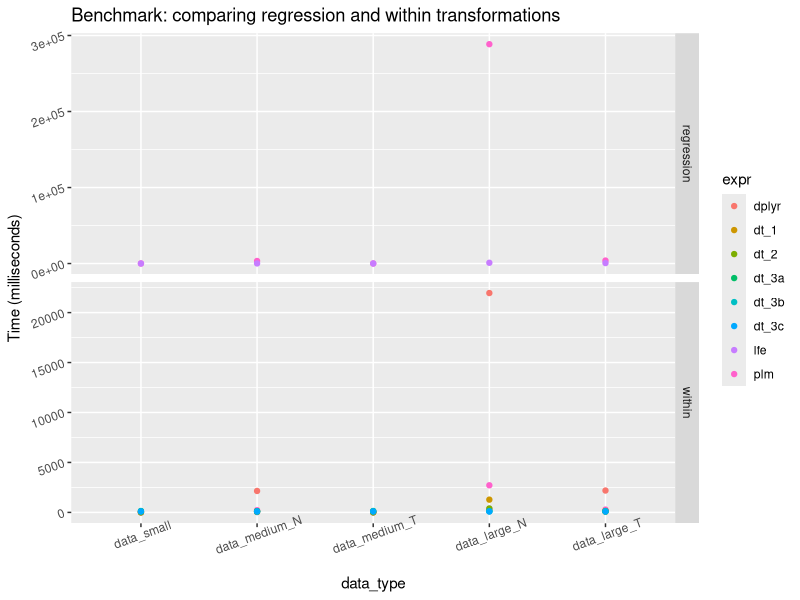
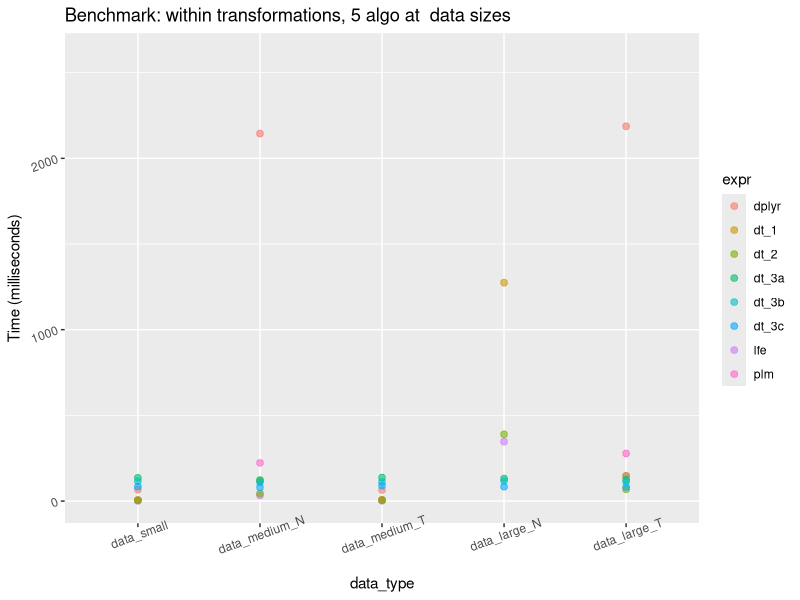
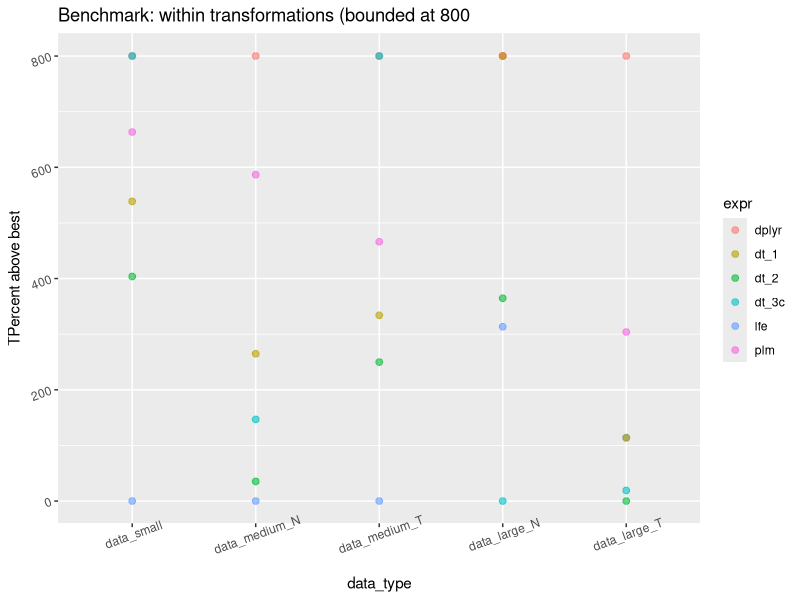
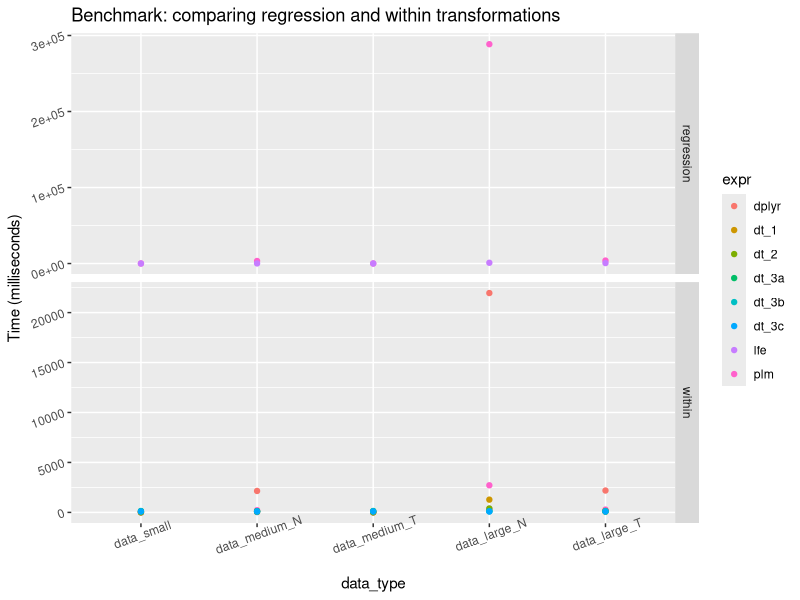
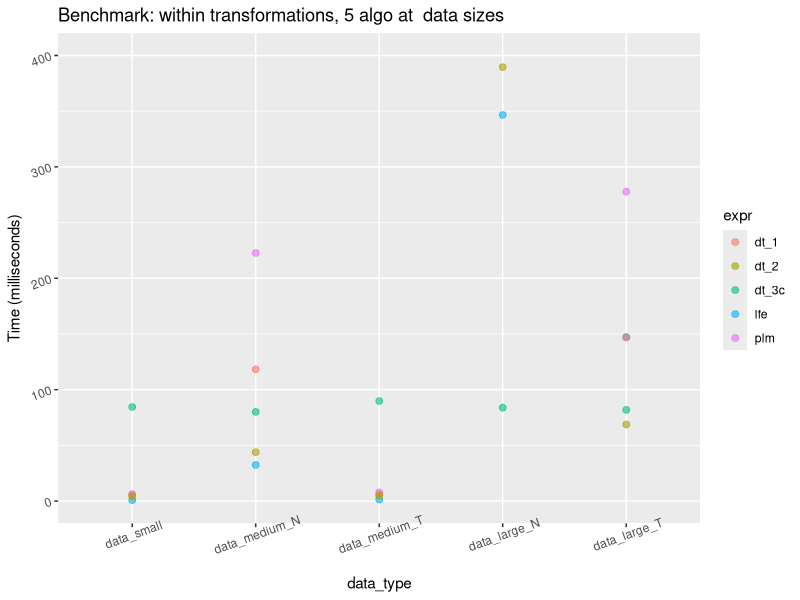
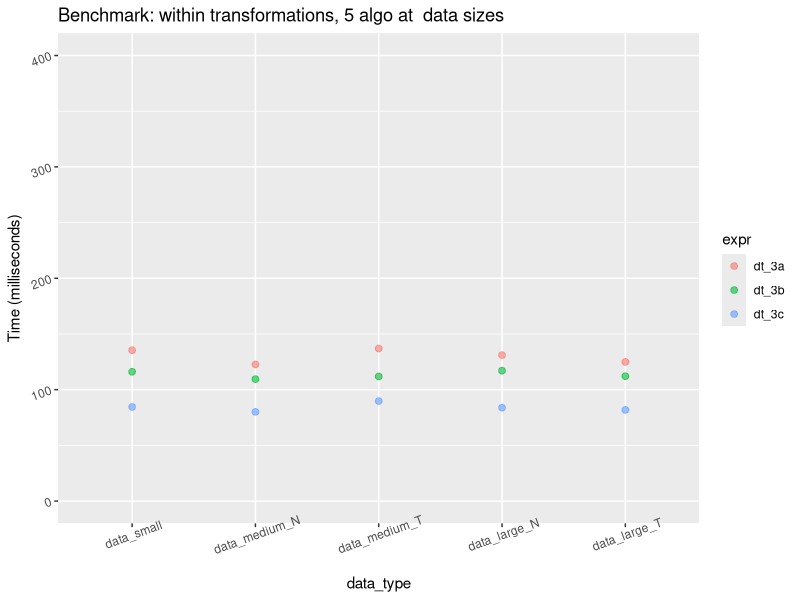
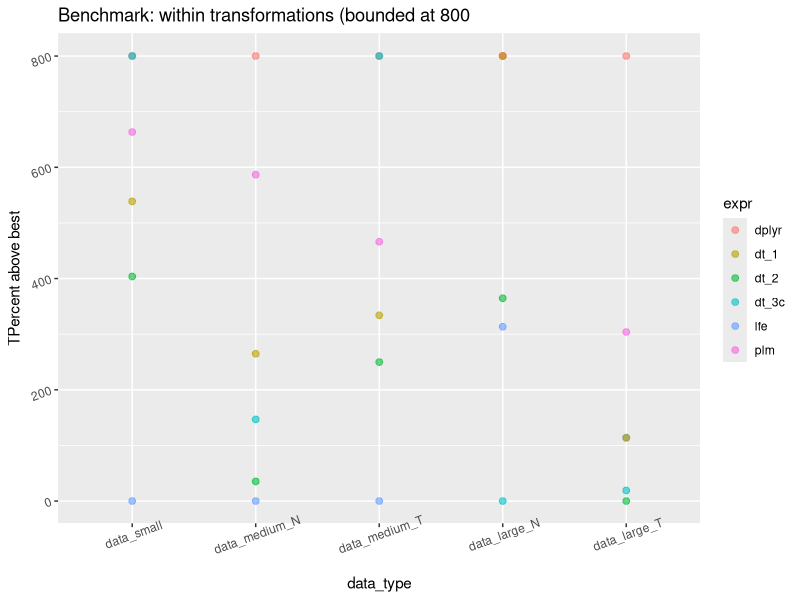
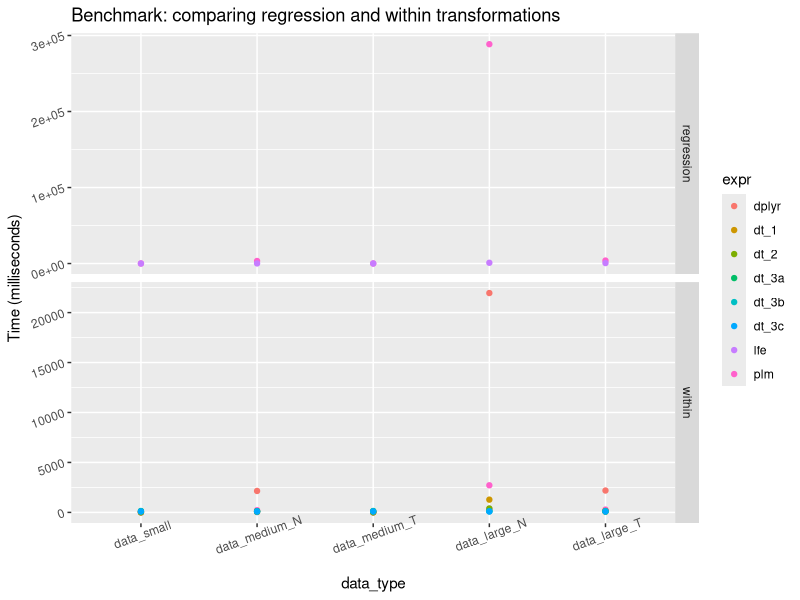

These figures' R source, in order:
library(tidyverse)

levels <- c("data_small", "data_medium_N", "data_medium_T", "data_large_N", "data_large_T", "data_fat_N", "data_fat_N_med_T")

bench_df <- read_csv("benchmark_output.csv") %>%
  mutate(data_type = factor(data_type, ordered=TRUE, levels = levels))

##


##################
## in percentage
##################
bench_df_perc <- bench_df %>%
  group_by(type, data_type) %>%
  mutate(per_min = 100 *(mean-min(mean))/min(mean)) %>%
  ungroup()


##################
## Plots
##################

pl_all <- bench_df %>%
  ggplot(aes(x= data_type, y = mean, colour = expr))+
  geom_point() +
  # ylim(c(0, 200)) +
  facet_grid(type~., scales= "free") +
  ylab("Time (milliseconds)") +
  theme(axis.text = element_text(angle = 20)) +
  ggtitle("Benchmark: comparing regression and within transformations")

pl_all

pl_within <- bench_df %>%
  filter(type == "within") %>%
  ggplot(aes(x= data_type, y = mean, colour = expr))+
  geom_point(alpha=I(.6), size = 2, fill = I("black")) +
  # geom_jitter(width = 0.1, height = 0) +C
  ylab("Time (milliseconds)") +
  ylim(c(0, 2600)) +
  theme(axis.text = element_text(angle = 20)) +
  ggtitle("Benchmark: within transformations, 5 algo at  data sizes")

pl_within

#### percentage plot ######

max_i <- 800
per_plot <- bench_df_perc %>%
  filter(type == "within") %>%
  filter(! expr %in% c("dt_3a", "dt_3b")) %>% 
  mutate(per_min =ifelse(per_min < max_i, per_min, max_i +rnorm(1, sd = 0.5))) %>%
  select(data_type, per_min, expr) %>%
  ggplot(aes(x= data_type, y = per_min, colour = expr))+
  geom_point(alpha=I(.6), size = 2, fill = I("black")) +
  # geom_jitter(width = 0.1, height = 0) +C
  ylab("TPercent above best") +
  ylim(c(0, max_i+1)) +
  theme(axis.text = element_text(angle = 20)) +
  ggtitle("Benchmark: within transformations (bounded at 800")


per_plot

pl_all
pl_within %+%
  filter(bench_df, type == "within" & !expr %in% c("dplyr", "dt_3a", "dt_3b")) +
  ylim(c(0, 400))

pl_within %+%
  filter(bench_df, type == "within" & str_detect(expr, "dt_3")) +
  ylim(c(0, 400))


##################
## Save plots
##################


ggsave(per_plot, filename = "figures/plot_benchmark_within_perc.png", height = 4, width = 7)
ggsave(pl_all, filename = "figures/plot_benchmark_reg_and_within.png", height = 4, width = 7)
ggsave(pl_within, filename = "figures/plot_benchmark_within.png", height = 4, width = 7)



## numbers
bench_df %>%
  # filter(type =="within") %>%
  group_by(data_type) %>%
  mutate(comp = 100 * (mean - min(mean))/min(mean),
         is_mean  = mean ==min(mean)) %>%
  ungroup() %>%
  filter(expr == "plm" | is_mean)
